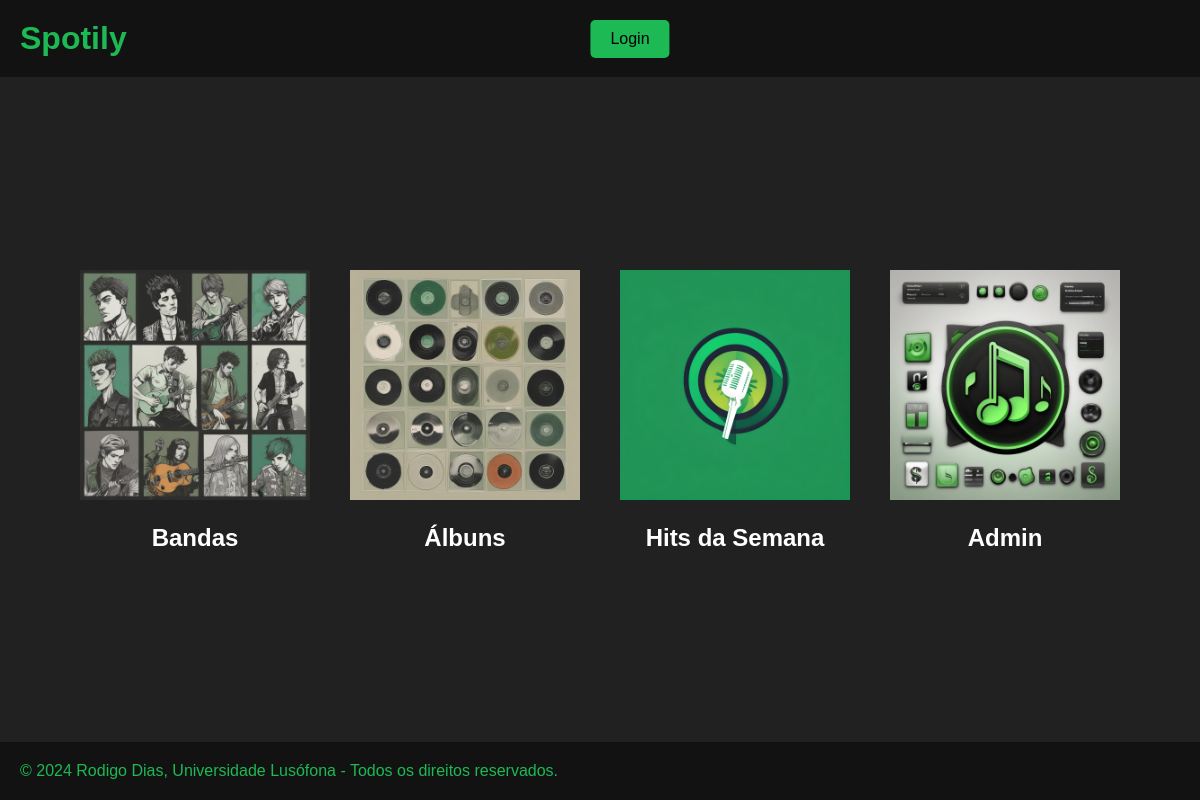
The page /bandas/ on the database its author committed.
### bandas/models.py (models this page shows, shortened)
class Logo(models.Model):
    nome = models.CharField(max_length=100)
    link = models.URLField(max_length=200,default='/default-url/')
    imagem = models.ImageField(upload_to='login/fotos', null = True, blank = True)

### bandas/views.py (the view)
# urls.py: path('', views.index_view, name='index'),
def index_view(request):
    logos = Logo.objects.exclude(nome='Home')
    return render(request, "bandas/index.html", {'logos': logos})

### bandas/templates/bandas/index.html (shortened to what this page needs)
<!DOCTYPE html>
<html lang="en">
<head>
</head>
<body>
    <header>
        <h1 class="txt-2">Spotily</h1>
        <div class="logout-div">
            {% if request.user.is_authenticated %}
                Username: {{request.user.username}}
                <a href="{% url 'bandas:logout' %}"><button class="btn-logout">Logout</button></a>
            {% else %}
                <a href="{% url 'bandas:login' %}"><button class="btn-logout">Login</button></a>
            {% endif %}
        </div>
    </header>
    <main>
        <div class="grid-container">
            {% for logo in logos %}
            <div class="image">
                <a href="{{ logo.link }}">
                    <img src="{{ logo.imagem.url }}" alt="{{ logo.nome }}">
                </a>
                <div class="description">
                    <h2 class="txt-1">{{ logo.nome }}</h2>
                </div>
            </div>
            {% endfor %}
        </div>
    </main>
    <footer>
        <p class="txt-2">&copy; 2024 Rodigo Dias, Universidade Lusófona - Todos os direitos reservados.</p>
    </footer>
</body>
</html>

### bandas/templates/bandas/index.html (style rules this page uses)
body { margin: 0px; padding: 0px; font-family: Arial, "Helvetica Neue", Helvetica, sans-serif; font-size: medium; background: #212121; }
header { top: 0; width: 100%; position:absolute; background:#121212; position: fixed; z-index: 1000; }
main { position:absolute; top:30%; left:50%; transform: translate(-50%); text-align: center; }
footer { position:absolute; bottom:0; width:100%; background:#121212; position: fixed; z-index: 1000; }
.txt-1 { color:white; }
.txt-2 { color: #1db954; margin:20px; }
.grid-container { display: grid; grid-template-columns: repeat(4, 250px); gap: 20px; margin: 20px; }
.image { max-width: 100%; height: auto; margin: 10px; }
.image img { max-width: 100%; height: auto; }
.description { display: flex; justify-content: center; align-items: center; }
.logout-div { text-align: center; color: white; position: absolute; top: 0; left: 50%; transform: translate(-50%); margin: 20px; }
.btn-logout { display: inline-block; padding: 10px 20px; background-color: #1db954; color: black; text-decoration: none; border-radius: 5px; margin-left: 20px; font-size: 16px; border: none; }

### rows shown on the page
Logo: imagem (picture), nome "Bandas"
Logo: imagem (picture), nome "Álbuns"
Logo: imagem (picture), nome "Hits da Semana"
Logo: imagem (picture), nome "Admin"
